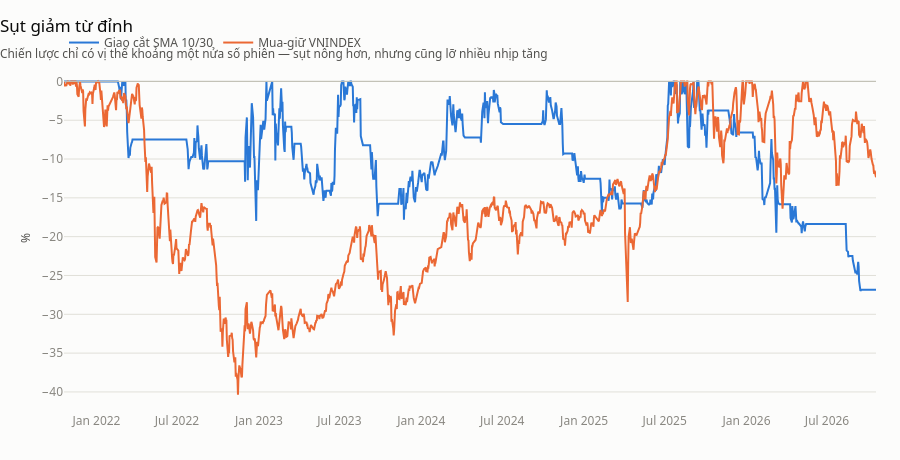

The notebook cell saved with this chart:
### Code cell
def khung_sut(ls: pd.Series, ten: str) -> pd.DataFrame:
    v = (1 + ls).cumprod()
    return pd.DataFrame({"date": ls.index, "sut": (v / v.cummax() - 1).values * 100, "duong": ten})


duong(
    pd.concat([khung_sut(ls_cl, "Giao cắt SMA 10/30"), khung_sut(ls_chuan, "Mua-giữ VNINDEX")]),
    x="date",
    y="sut",
    theo="duong",
    tieu_de="Sụt giảm từ đỉnh",
    phu_de="Chiến lược chỉ có vị thế khoảng một nửa số phiên — sụt nông hơn, nhưng cũng lỡ nhiều nhịp tăng",
    nhan_y="%",
    moc_khong=True,
)

### Figure 1 — Plotly figure (JSON) as saved in the notebook; plotly's stock layout.template omitted (floating-point values rounded to 4 significant figures; data arrays with more than 128 entries replaced by an {"elided": "..."} marker saying what was removed)
{"data": [{"hovertemplate": "%{y:,.2f}<extra>%{fullData.name}</extra>", "line": {"color": "#2a78d6", "width": 2}, "mode": "lines", "name": "Giao cắt SMA 10/30", "type": "scatter", "x": {"elided": "1245 str values"}, "y": {"elided": "1245 float values"}}, {"hovertemplate": "%{y:,.2f}<extra>%{fullData.name}</extra>", "line": {"color": "#eb6834", "width": 2}, "mode": "lines", "name": "Mua-giữ VNINDEX", "type": "scatter", "x": {"elided": "1245 str values"}, "y": {"elided": "1245 float values"}}], "layout": {"height": 460, "hovermode": "x unified", "shapes": [{"line": {"color": "#c3c2b7", "width": 1}, "type": "line", "x0": 0, "x1": 1, "xref": "x domain", "y0": 0, "y1": 0, "yref": "y"}], "showlegend": true, "title": {"text": "Sụt giảm từ đỉnh<br><sub style='color:#52514e'>Chiến lược chỉ có vị thế khoảng một nửa số phiên — sụt nông hơn, nhưng cũng lỡ nhiều nhịp tăng</sub>"}, "yaxis": {"title": {"text": "%"}}}}
